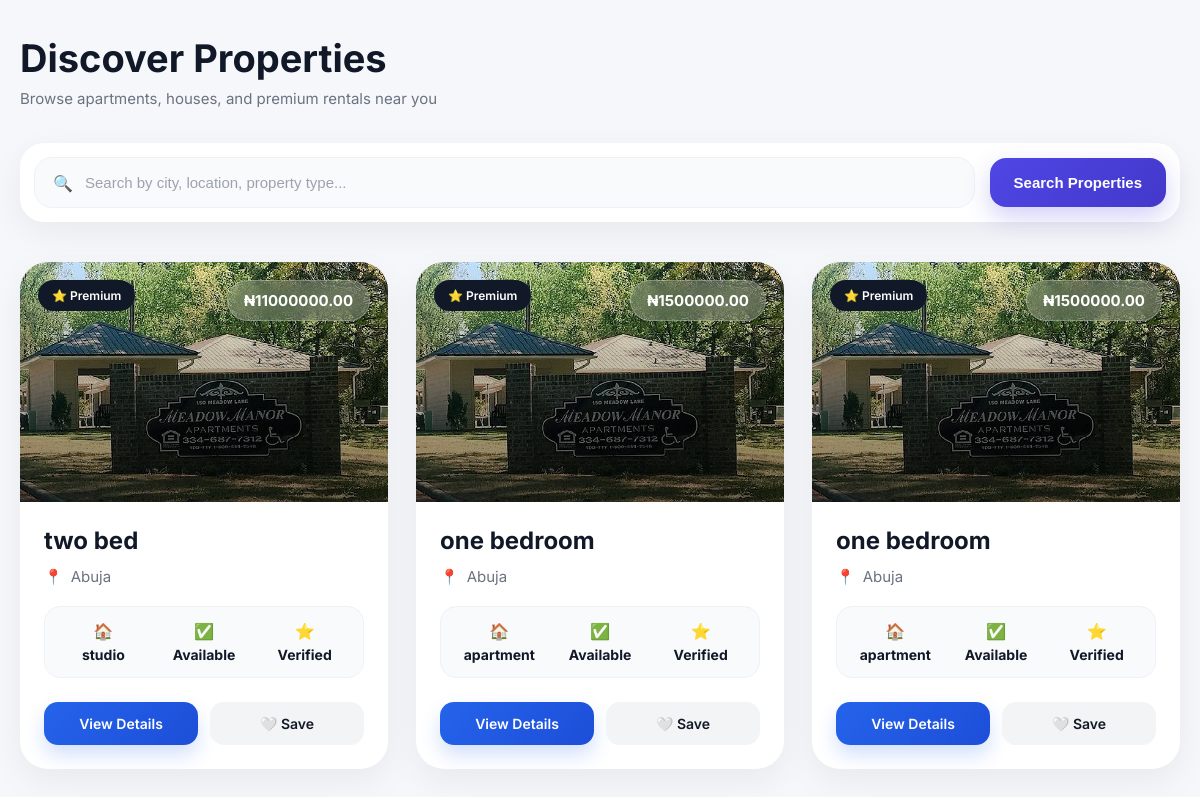
The app's page /property-list (signed in) with its own data.
### listings/models.py (models this page shows, shortened)
class Property(models.Model):
    title = models.CharField(max_length=200)
    class Meta:
        app_label = 'rentals'  # Add this

### listings/views.py (the view, shortened to what this page needs)
@login_required
def property_list(request):
    query = request.GET.get('q')
    properties = Property.objects.all().order_by('-created_at')
    favorites = []
    if request.user.is_authenticated:
        favorites = Favorite.objects.filter(
            user=request.user
        ).values_list('property_id', flat=True)
    return render(request, 'listings/property_list.html', {
        'properties': properties,
        'favorites': favorites,
        'query': query
    })

### listings/templates/listings/property_list.html (shortened to what this page needs)
{% extends 'accounts/base.html' %}
{% block content %}
<div class="page">
    <div class="header">
        <div class="header-left">
            <h2>
                Discover Properties
            </h2>
            <p>
                Browse apartments, houses, and premium rentals near you
            </p>
        </div>
    </div>
    <div class="search-wrapper">
        <form method="GET"
              action="{% url 'property_list' %}"
              class="search-box">
            <div class="search-input">
                <span>
                    🔍
                </span>
                <input type="text"
                       name="q"
                       placeholder="Search by city, location, property type..."
                       value="{{ request.GET.q }}">
            </div>
            <button type="submit"
                    class="search-btn">
                Search Properties
            </button>
        </form>
    </div>
    <div class="grid">
        {% for property in properties %}
        <div class="card">
            <div class="card-image">
                <a href="{% url 'detail' property.id %}">
                    <img src="{{ property.image.url }}">
                </a>
                <div class="image-overlay"></div>
                <div class="badge">
                    ⭐ Premium
                </div>
                <div class="price-tag">
                    ₦{{ property.price }}
                </div>
            </div>
            <div class="card-body">
                <h3>
                    {{ property.title }}
                </h3>
                <div class="location">
                    <span>📍</span>
                    <span>
                        {{ property.city }}
                    </span>
                </div>
                <div class="property-info">
                    <div class="info-item">
                        🏠
                        <strong>
                            {{ property.property_type }}
                        </strong>
                    </div>
                    <div class="info-item">
                        ✅
                        <strong>
                            Available
                        </strong>
                    </div>
                    <div class="info-item">
                        ⭐
                        <strong>
                            Verified
                        </strong>
                    </div>
                </div>
                <div class="actions">
                    <a href="{% url 'detail' property.id %}"
                       class="btn btn-view">
                        View Details
                    </a>
                    {% if user.is_authenticated %}
                        {% if property.id in favorites %}
                        <a href="{% url 'toggle_favorite' property.id %}"
                           class="btn btn-saved">
                            ❤️ Saved
                        </a>
                        {% else %}
                        <a href="{% url 'toggle_favorite' property.id %}"
                           class="btn btn-save">
                            🤍 Save
                        </a>
                        {% endif %}
                    {% endif %}
                </div>
            </div>
        </div>
        {% endfor %}
    </div>
</div>
{% endblock %}

### listings/templates/listings/property_list.html (style rules this page uses)
* { margin:0; padding:0; box-sizing:border-box; }
.page { max-width:1350px; margin:auto; padding:35px 20px 60px; }
.header { display:flex; justify-content:space-between; align-items:center; flex-wrap:wrap; gap:20px; margin-bottom:35px; }
.header-left h2 { font-size:38px; font-weight:700; margin-bottom:8px; color:#111827; }
.header-left p { color:#6b7280; font-size:15px; }
.search-wrapper { background:white; padding:14px; border-radius:24px; box-shadow:0 10px 35px rgba(0,0,0,0.06); margin-bottom:40px; }
.search-box { display:flex; align-items:center; gap:15px; flex-wrap:wrap; }
.search-input { flex:1; min-width:250px; display:flex; align-items:center; gap:12px; background:#f9fafb; border:1px solid #eef2f7; border-radius:18px; padding:0 18px; }
.search-input input { width:100%; border:none; outline:none; background:transparent; padding:16px 0; font-size:15px; color:#111827; }
.search-input input::placeholder { color:#9ca3af; }
.search-btn { background:linear-gradient(135deg,#4f46e5,#4338ca); color:white; border:none; padding:16px 24px; border-radius:16px; cursor:pointer; font-weight:600; transition:0.3s; font-size:15px; box-shadow:0 10px 25px rgba(79,70,229,0.25); }
.grid { display:grid; grid-template-columns:repeat(auto-fit,minmax(340px,1fr)); gap:28px; }
.card { background:white; border-radius:28px; overflow:hidden; box-shadow:0 12px 35px rgba(0,0,0,0.06); transition:0.4s ease; position:relative; }
.card-image { position:relative; overflow:hidden; }
.card-image img { width:100%; height:240px; object-fit:cover; transition:0.5s; }
.image-overlay { position:absolute; inset:0; background:linear-gradient( to top, rgba(0,0,0,0.5), transparent ); }
.price-tag { position:absolute; top:18px; right:18px; background:rgba(255,255,255,0.18); backdrop-filter:blur(12px); border:1px solid rgba(255,255,255,0.25); color:white; padding:10px 16px; border-radius:30px; font-size:15px; font-weight:700; }
.badge { position:absolute; left:18px; top:18px; background:#111827; color:white; padding:8px 14px; border-radius:30px; font-size:12px; font-weight:600; }
.card-body { padding:24px; }
.card-body h3 { font-size:24px; margin-bottom:12px; color:#111827; }
.location { color:#6b7280; margin-bottom:20px; display:flex; align-items:center; gap:8px; font-size:15px; }
.property-info { display:flex; justify-content:space-between; align-items:center; gap:12px; margin-bottom:24px; padding:14px; border-radius:16px; background:#f9fafb; border:1px solid #eef2f7; }
.info-item { text-align:center; flex:1; }
.info-item strong { display:block; margin-top:5px; color:#111827; font-size:14px; }
.actions { display:flex; gap:12px; flex-wrap:wrap; }
.btn { flex:1; min-width:100px; text-align:center; padding:13px 16px; border-radius:14px; text-decoration:none; font-size:14px; font-weight:600; transition:0.3s; }
.btn-view { background:linear-gradient(135deg,#2563eb,#1d4ed8); color:white; box-shadow:0 10px 20px rgba(37,99,235,0.2); }
.btn-save { background:#f3f4f6; color:#111827; }

### records on screen
Property: image (picture), price "11000000.00", title "two bed", city "Abuja", property_type "studio", shows "🤍 Save"
Property: image (picture), price "1500000.00", title "one bedroom", city "Abuja", property_type "apartment", shows "🤍 Save"
Property: image (picture), price "1500000.00", title "one bedroom", city "Abuja", property_type "apartment", shows "🤍 Save"
